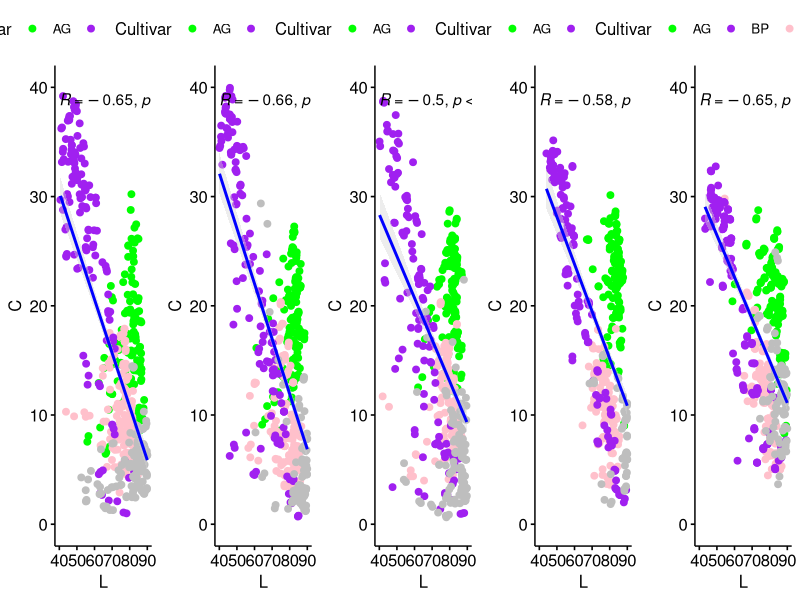

The R script that drew this image: (Note: this script raises an error after producing the figure.)
rm(list=ls())

library(tidyverse)
library(ggpubr)
library(dplyr)
library(ggplot2)
library(gridExtra)

cutflower <- read.csv("Lab_C_h_calculated.csv", header = TRUE)
cutflower <- cutflower |> na.omit()
glimpse(cutflower)
str(cutflower)
cutflower$Cultivar <- as.factor(cutflower$Cultivar)
#cutflower$concentration <- as.factor(cutflower$concentration)
#cutflower$concentration <- factor(cutflower$concentration, levels = c("0", "0.1", "0.3", "0.5", order=T))
head(cutflower)

# correlation <- cutflower |> 
#   arrange(cultivar) |> 
#   select(cultivar, L_1, a_1, b_1, L_6, a_6, b_6, L_9, a_9, b_9, L_11, a_11, b_11, L_14, a_14, b_14)
# View(correlation)
col = c("green", "purple", "pink", "grey")

L_C_1 <- ggscatter(cutflower, x = "L_1", y = "C_1",    color = "Cultivar", palette = col,
                   add = "reg.line",  # Add regressin line
                   add.params = list(color = "blue", fill = "lightgray"), # Customize reg. line
                   conf.int = TRUE # Add confidence interval
) + stat_cor(method = "pearson") + # label.x = 3, label.y = 3
  labs(x = "L", y = "C") + xlim(40, 90) + ylim(0, 40)

L_C_6 <- ggscatter(cutflower, x = "L_6", y = "C_6",    color = "Cultivar", palette = col,
                   add = "reg.line",  # Add regressin line
                   add.params = list(color = "blue", fill = "lightgray"), # Customize reg. line
                   conf.int = TRUE # Add confidence interval
) + stat_cor(method = "pearson") + # label.x = 3, label.y = 3
  labs(x = "L", y = "C") + xlim(40, 90) + ylim(0, 40)



L_C_9 <- ggscatter(cutflower, x = "L_9", y = "C_9",    color = "Cultivar", palette = col,
                   add = "reg.line",  # Add regressin line
                   add.params = list(color = "blue", fill = "lightgray"), # Customize reg. line
                   conf.int = TRUE # Add confidence interval
) + stat_cor(method = "pearson") + # label.x = 3, label.y = 3
  labs(x = "L", y = "C") + xlim(40, 90) + ylim(0, 40)


L_C_11 <- ggscatter(cutflower, x = "L_11", y = "C_11",    color = "Cultivar", palette = col,
                   add = "reg.line",  # Add regressin line
                   add.params = list(color = "blue", fill = "lightgray"), # Customize reg. line
                   conf.int = TRUE # Add confidence interval
) + stat_cor(method = "pearson") + # label.x = 3, label.y = 3
  labs(x = "L", y = "C") + xlim(40, 90) + ylim(0, 40)

L_C_14 <- ggscatter(cutflower, x = "L_14", y = "C_14",    color = "Cultivar", palette = col,
                   add = "reg.line",  # Add regressin line
                   add.params = list(color = "blue", fill = "lightgray"), # Customize reg. line
                   conf.int = TRUE # Add confidence interval
) + stat_cor(method = "pearson") + # label.x = 3, label.y = 3
  labs(x = "L", y = "C") + xlim(40, 90) + ylim(0, 40)

grid.arrange(L_C_1, L_C_6, L_C_9, L_C_11, L_C_14, ncol = 5)


####################


col = c("green", "purple", "pink", "grey")

V_h_14 <- ggscatter(cutflower, x = "h_14", y = "Vase_life",    color = "Cultivar", palette = col,
                   add = "reg.line",  # Add regressin line
                   add.params = list(color = "blue", fill = "lightgray"), # Customize reg. line
                   conf.int = TRUE # Add confidence interval
) + stat_cor(method = "pearson") + # label.x = 3, label.y = 3
  labs(x = "VL", y = "h") #+ xlim(40, 90) + ylim(0, 40)


grid.arrange(C_h_1, C_h_6, C_h_9, C_h_11, C_h_14, ncol = 5)


#############################






cor_AG <- correlation |> 
  filter(cultivar == "AG")
head(cor_AG)
str(cor_AG)
View(cor_AG)


# Scatter plot with correlation coefficient
#:::::::::::::::::::::::::::::::::::::::::::::::::
L_a_1 <- ggscatter(cor_AG, x = "L_1", y = "a_1",    #color = "concentration", palette = "jco",
                add = "reg.line",  # Add regressin line
                add.params = list(color = "blue", fill = "lightgray"), # Customize reg. line
                conf.int = TRUE # Add confidence interval
) + stat_cor(method = "pearson") + # label.x = 3, label.y = 3
  labs(x = "L", y = "a") + xlim(55, 90) + ylim(-13, -2)


a_b_1 <- ggscatter(cor_AG, x = "a_1", y = "b_1",
                   add = "reg.line",
                   add.params = list(color = "blue", fill = "lightgray"),
                   conf.int = TRUE
) + stat_cor(method = "pearson") + # label.x = 3, label.y = 3
  labs(x = "a", y = "b") +  xlim(-13, -2) + ylim(5, 25)


b_L_1 <- ggscatter(cor_AG, x = "b_1", y = "L_1",
                   add = "reg.line",
                   add.params = list(color = "blue", fill = "lightgray"),
                   conf.int = TRUE
) + stat_cor(method = "pearson", label.y = min(cor_AG$L_1)*1.1) + # label.x = 3, label.y = 3
  labs(x = "b", y = "L") + xlim(5, 25) + ylim(55, 90)




#######Day 6
L_a_6 <- ggscatter(cor_AG, x = "L_6", y = "a_6",    #color = "concentration", palette = "jco",
                   add = "reg.line",  # Add regressin line
                   add.params = list(color = "blue", fill = "lightgray"), # Customize reg. line
                   conf.int = TRUE # Add confidence interval
) + stat_cor(method = "pearson") + # label.x = 3, label.y = 3
  labs(x = "L", y = "a") + xlim(55, 90) + ylim(-13, -2)



a_b_6 <- ggscatter(cor_AG, x = "a_6", y = "b_6",
                   add = "reg.line",
                   add.params = list(color = "blue", fill = "lightgray"),
                   conf.int = TRUE
) + stat_cor(method = "pearson") + # label.x = 3, label.y = 3
  labs(x = "a", y = "b")  +  xlim(-13, -2) + ylim(5, 25)



b_L_6 <- ggscatter(cor_AG, x = "b_6", y = "L_6",
                   add = "reg.line",
                   add.params = list(color = "blue", fill = "lightgray"),
                   conf.int = TRUE
) + stat_cor(method = "pearson", label.y = min(cor_AG$L_1)*1.1) + # label.x = 3, label.y = 3
  labs(x = "b", y = "L") + xlim(5, 25) + ylim(55, 90)





######Day 9
L_a_9 <- ggscatter(cor_AG, x = "L_9", y = "a_9",    #color = "concentration", palette = "jco",
                   add = "reg.line",  # Add regressin line
                   add.params = list(color = "blue", fill = "lightgray"), # Customize reg. line
                   conf.int = TRUE # Add confidence interval
) + stat_cor(method = "pearson") + # label.x = 3, label.y = 3
  labs(x = "L", y = "a") + xlim(55, 90) + ylim(-13, -2)



a_b_9 <- ggscatter(cor_AG, x = "a_9", y = "b_9",
                   add = "reg.line",
                   add.params = list(color = "blue", fill = "lightgray"),
                   conf.int = TRUE
) + stat_cor(method = "pearson") + # label.x = 3, label.y = 3
  labs(x = "a", y = "b")  +  xlim(-13, -2) + ylim(5, 25)



b_L_9 <- ggscatter(cor_AG, x = "b_9", y = "L_9",
                   add = "reg.line",
                   add.params = list(color = "blue", fill = "lightgray"),
                   conf.int = TRUE
) + stat_cor(method = "pearson", label.y = min(cor_AG$L_1)*1.1) + # label.x = 3, label.y = 3
  labs(x = "b", y = "L") + xlim(5, 25) + ylim(55, 90)




######Day 11
L_a_11 <- ggscatter(cor_AG, x = "L_11", y = "a_11",    #color = "concentration", palette = "jco",
                   add = "reg.line",  # Add regressin line
                   add.params = list(color = "blue", fill = "lightgray"), # Customize reg. line
                   conf.int = TRUE # Add confidence interval
) + stat_cor(method = "pearson") + # label.x = 3, label.y = 3
  labs(x = "L", y = "a") + xlim(55, 90) + ylim(-13, -2)



a_b_11 <- ggscatter(cor_AG, x = "a_11", y = "b_11",
                   add = "reg.line",
                   add.params = list(color = "blue", fill = "lightgray"),
                   conf.int = TRUE
) + stat_cor(method = "pearson") + # label.x = 3, label.y = 3
  labs(x = "a", y = "b")  +  xlim(-13, -2) + ylim(5, 25)


b_L_11 <- ggscatter(cor_AG, x = "b_11", y = "L_11",
                   add = "reg.line",
                   add.params = list(color = "blue", fill = "lightgray"),
                   conf.int = TRUE
) + stat_cor(method = "pearson", label.y = min(cor_AG$L_1)*1.1) + # label.x = 3, label.y = 3
  labs(x = "b", y = "L") + xlim(5, 25) + ylim(55, 90)





######Day 14
L_a_14 <- ggscatter(cor_AG, x = "L_14", y = "a_14",    #color = "concentration", palette = "jco",
                    add = "reg.line",  # Add regressin line
                    add.params = list(color = "blue", fill = "lightgray"), # Customize reg. line
                    conf.int = TRUE # Add confidence interval
) + stat_cor(method = "pearson") + # label.x = 3, label.y = 3
  labs(x = "L", y = "a") + xlim(55, 90) + ylim(-13, -2)



a_b_14 <- ggscatter(cor_AG, x = "a_14", y = "b_14",
                    add = "reg.line",
                    add.params = list(color = "blue", fill = "lightgray"),
                    conf.int = TRUE
) + stat_cor(method = "pearson") + # label.x = 3, label.y = 3
  labs(x = "a", y = "b")  +  xlim(-13, -2) + ylim(5, 25)



b_L_14 <- ggscatter(cor_AG, x = "b_14", y = "L_14",
                    add = "reg.line",
                    add.params = list(color = "blue", fill = "lightgray"),
                    conf.int = TRUE
) + stat_cor(method = "pearson", label.y = min(cor_AG$L_1)*1.1) + # label.x = 3, label.y = 3
  labs(x = "b", y = "L") + xlim(5, 25) + ylim(55, 90)



grid.arrange(L_a_1, L_a_6, L_a_9, L_a_11, L_a_14, 
             a_b_1, a_b_6, a_b_9, a_b_11, a_b_14,
             b_L_1, b_L_6, b_L_9, b_L_11, b_L_14, ncol = 5)







